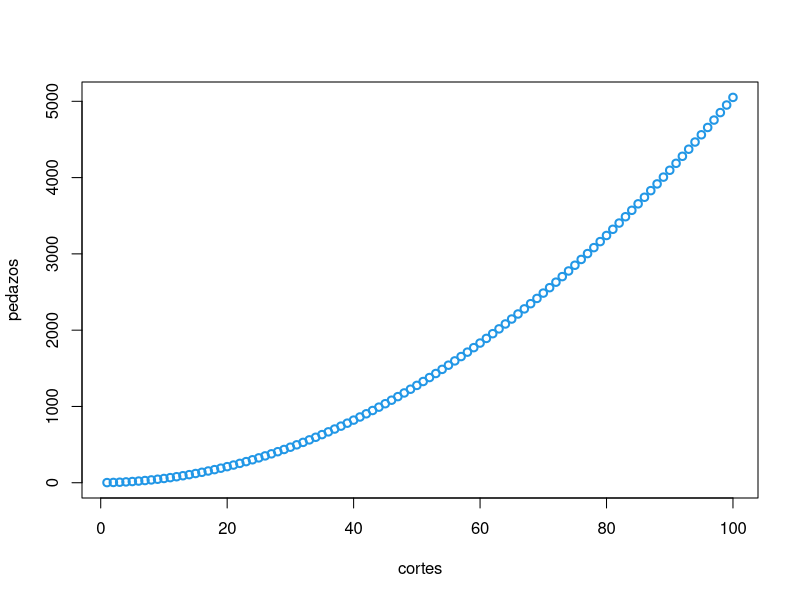

The R script that drew this image:


pedazos <- function(n){
  if (n == 0){
    pedazos = 1
    } else {
      pedazos(n-1) + n
  
    }
}

pedazos(9)

n = 20
cortes = c(1:n)
pedacitos <- sapply(cortes,pedazos)



#Guess
n <- 100
x <- rep(NA, n)
x[1] <- 2
for(i in 2:n){ x[i] <- x[i-1] + i}
z <- 1:n
plot(z, x, xlab = "cortes", ylab = "pedazos", type = "b", lwd = 2, col = 4)

#OLS
int <- rep(1,n)
Z <- cbind(int, z, z^2)
beta <- matrix(solve(t(Z)%*%Z)%*%t(Z)%*%x, ncol = 1)
x.hat <- Z%*%beta
x.error <- x - x.hat
